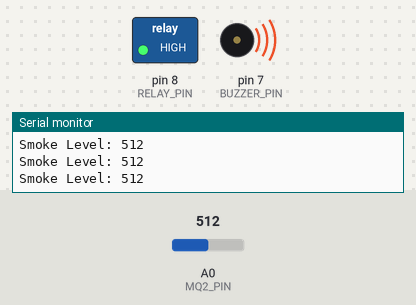
A sketch run on a simulated Arduino Uno, built with avr-gcc and run on an emulated ATmega328P. On the bench: switched loads named in the sketch (green lamp = pin HIGH), buzzer (waves = sounding, pin HIGH), the last lines printed to the serial monitor. Inputs (shaded band) come from the test bench; at power-on: A0 (MQ2_PIN) = 512.

Above: at 1.3 s.
1.4 s: A0 (MQ2_PIN) set to 111
2.9 s: A0 (MQ2_PIN) set to 92
At 4.0 s:
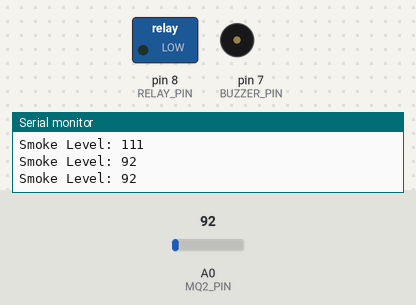
4.5 s: A0 (MQ2_PIN) set to 110
At 5.2 s:
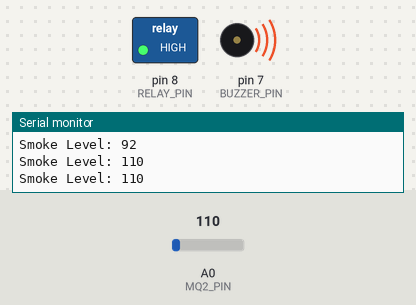
6.0 s: A0 (MQ2_PIN) set to 90
At 6.4 s:
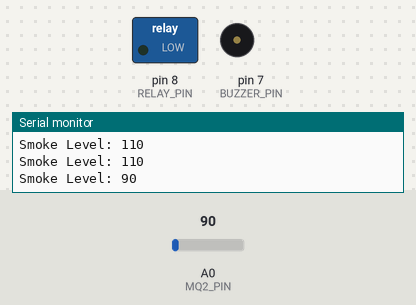
Timing chart, 0 to 8.5 s (numbered marks = the images above; inputs shaded):
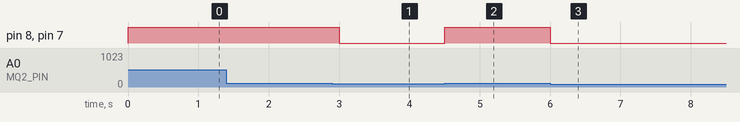

Measured:
- the behaviour switches between 101 and 100 on A0 (MQ2_PIN) (found by bisection; images 0 and 1)
- after the input at 2.9 s, pin 8 (RELAY_PIN), pin 7 (BUZZER_PIN): HIGH → LOW after 0.10 s
- after the input at 4.5 s, pin 8 (RELAY_PIN), pin 7 (BUZZER_PIN): LOW → HIGH at once
- after the input at 6.0 s, pin 8 (RELAY_PIN), pin 7 (BUZZER_PIN): HIGH → LOW at once

The sketch:

Fire_Alarm_System.ino.ino
```cpp
#define MQ2_PIN A0
#define BUZZER_PIN 7
#define RELAY_PIN 8
int smokeLevel = 0;
const int threshold = 100; // Adjust based on environment
void setup() {
Serial.begin(9600);
pinMode(MQ2_PIN, INPUT);
pinMode(BUZZER_PIN, OUTPUT);
pinMode(RELAY_PIN, OUTPUT);
//digitalWrite(BUZZER_PIN, LOW);
//digitalWrite(RELAY_PIN, LOW);
}
void loop() {
smokeLevel = analogRead(MQ2_PIN); \
Serial.print("Smoke Level: ");
Serial.println(smokeLevel);
if (smokeLevel > threshold) {
  digitalWrite(BUZZER_PIN, HIGH); // Activate buzzer digitalWrite(RELAY_PIN, HIGH); // Activate relay
  digitalWrite(RELAY_PIN, HIGH);
} else {
digitalWrite(BUZZER_PIN, LOW);
digitalWrite(RELAY_PIN, LOW);// Deactivate buzzer digitalWrite(RELAY_PIN, LOW); // Deactivate relay
}
delay(500);
}
```
